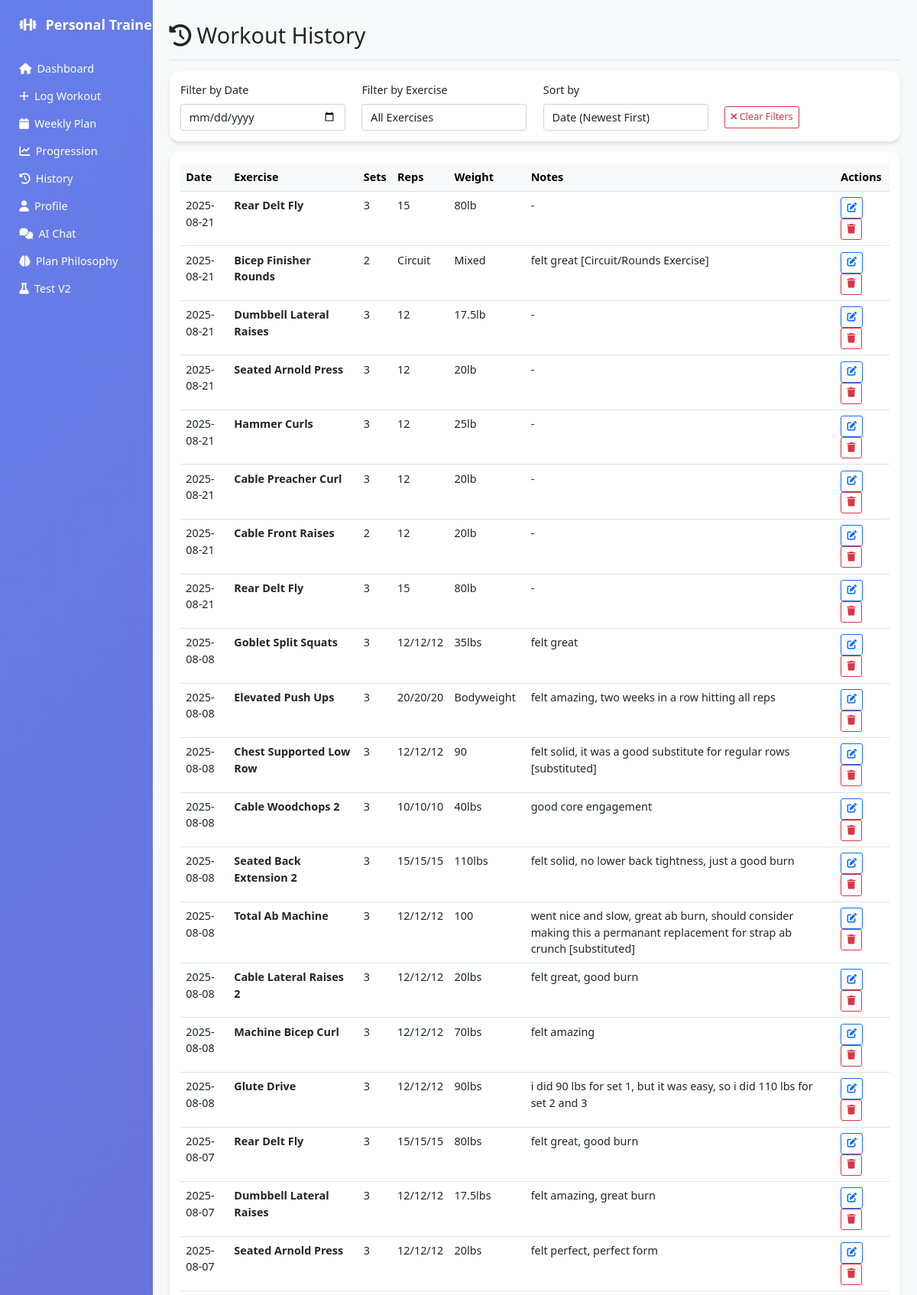
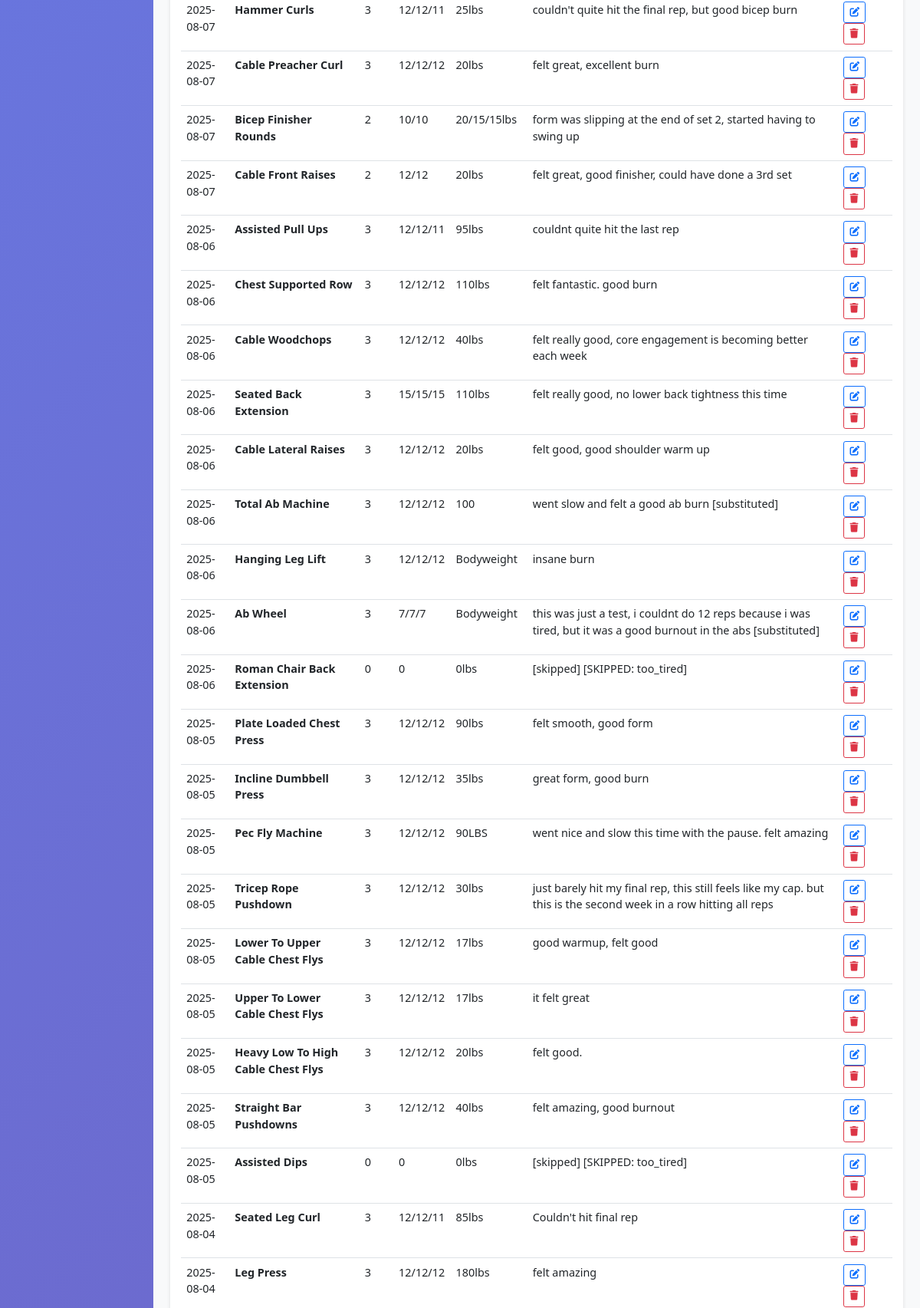
The app's page /history (upper part) with its own data (2 pictures, top to bottom).
### tables this page shows
CREATE TABLE workouts (
    id INTEGER PRIMARY KEY AUTOINCREMENT,
    exercise_name TEXT,
    sets INTEGER,
    reps TEXT,
    weight TEXT,
    date_logged TEXT,
    notes TEXT
, substitution_reason TEXT, performance_context TEXT, environmental_factors TEXT, difficulty_rating INTEGER, gym_location TEXT, progression_notes TEXT, day_completed BOOLEAN DEFAULT FALSE, complex_exercise_data TEXT);

### app.py (the view)
@app.route('/history')
def history():
    conn = sqlite3.connect('workout_logs.db')
    cursor = conn.cursor()
    try:
        cursor.execute('SELECT exercise_name, sets, reps, weight, date_logged, notes, id FROM workouts ORDER BY date_logged DESC')
        workouts = cursor.fetchall()
    except sqlite3.OperationalError as e:
        print(f"Error fetching workout history: {e}")
        workouts = []
    conn.close()
    return render_template('history.html', workouts=workouts)

### templates/history.html (shortened to what this page needs)
{% extends "base.html" %}
{% block content %}
<div class="d-flex justify-content-between flex-wrap flex-md-nowrap align-items-center pt-3 pb-2 mb-3 border-bottom">
    <h1 class="h2"><i class="fas fa-history me-2"></i>Workout History</h1>
</div>
<div class="card mb-3">
    <div class="card-body">
        <div class="row align-items-center">
            <div class="col-md-3">
                <label for="dateFilter" class="form-label">Filter by Date</label>
                <input type="date" class="form-control" id="dateFilter" onchange="filterWorkouts()">
            </div>
            <div class="col-md-3">
                <label for="exerciseFilter" class="form-label">Filter by Exercise</label>
                <select class="form-control" id="exerciseFilter" onchange="filterWorkouts()">
                    <option value="">All Exercises</option>
                    {% set exercises = workouts | map(attribute=0) | list | unique %}
                </select>
            </div>
            <div class="col-md-3">
                <label for="sortBy" class="form-label">Sort by</label>
                <select class="form-control" id="sortBy" onchange="sortWorkouts()">
                    <option value="date-desc">Date (Newest First)</option>
                </select>
            </div>
            <div class="col-md-3">
                <label class="form-label">&nbsp;</label>
                <div>
                    <button class="btn btn-outline-danger btn-sm" onclick="clearFilters()">
                        <i class="fas fa-times me-1"></i>Clear Filters
                    </button>
                </div>
            </div>
        </div>
    </div>
</div>
<div class="card">
    <div class="card-body">
        {% if workouts %}
            <div class="table-responsive">
                <table class="table table-hover" id="workoutsTable">
                    <thead class="table-light">
                        <tr>
                            <th>Date</th>
                            <th>Exercise</th>
                            <th>Sets</th>
                            <th>Reps</th>
                            <th>Weight</th>
                            <th>Notes</th>
                            <th>Actions</th>
                        </tr>
                    </thead>
                    <tbody>
                        {% for workout in workouts %}
                            {% set exercise, sets, reps, weight, date, notes, workout_id = workout %}
                            <tr data-workout-id="{{ workout_id }}" data-date="{{ date }}" data-exercise="{{ exercise }}" data-weight="{{ weight }}">
                                <td>{{ date }}</td>
                                <td><strong>{{ exercise.title() }}</strong></td>
                                <td>{{ sets }}</td>
                                <td>{{ reps }}</td>
                                <td>{{ weight }}</td>
                                <td>{{ notes or '-' }}</td>
                                <td>
                                    <button class="btn btn-sm btn-outline-primary me-1" onclick="editWorkout({{ workout_id }}, '{{ exercise }}', {{ sets }}, '{{ reps }}', '{{ weight }}', '{{ notes or '' }}', '{{ date }}')" title="Edit">
                                        <i class="fas fa-edit"></i>
                                    </button>
                                    <button class="btn btn-sm btn-outline-danger" onclick="deleteWorkout({{ workout_id }}, '{{ exercise }}', '{{ date }}')" title="Delete">
                                        <i class="fas fa-trash"></i>
                                    </button>
                                </td>
                            </tr>
                        {% endfor %}
                    </tbody>
                </table>
            </div>
        {% else %}
            <div class="text-center py-5">
                <i class="fas fa-dumbbell fa-3x text-muted mb-3"></i>
                <h5>No workouts logged yet</h5>
                <p class="text-muted">Start by <a href="{{ url_for('log_workout') }}">logging your first workout</a>!</p>
            </div>
        {% endif %}
    </div>
</div>
{% endblock %}

### templates/base.html (style rules this page uses)
body { zoom: 0.9; transform-origin: top left; }
.card { border: none; border-radius: 15px; box-shadow: 0 4px 6px rgba(0, 0, 0, 0.1); }

### records on screen
workouts: date_logged "2025-08-21", title "Rear Delt Fly", sets "3", reps "15", weight "80lb", notes "-"
workouts: date_logged "2025-08-21", title "Bicep Finisher Rounds", sets "2", reps "Circuit", weight "Mixed", notes "felt great [Circuit/Rounds Exercise]"
workouts: date_logged "2025-08-21", title "Dumbbell Lateral Raises", sets "3", reps "12", weight "17.5lb", notes "-"
workouts: date_logged "2025-08-21", title "Seated Arnold Press", sets "3", reps "12", weight "20lb", notes "-"
workouts: date_logged "2025-08-21", title "Hammer Curls", sets "3", reps "12", weight "25lb", notes "-"
workouts: date_logged "2025-08-21", title "Cable Preacher Curl", sets "3", reps "12", weight "20lb", notes "-"
workouts: date_logged "2025-08-21", title "Cable Front Raises", sets "2", reps "12", weight "20lb", notes "-"
workouts: date_logged "2025-08-21", title "Rear Delt Fly", sets "3", reps "15", weight "80lb", notes "-"
workouts: date_logged "2025-08-08", title "Goblet Split Squats", sets "3", reps "12/12/12", weight "35lbs", notes "felt great"
workouts: date_logged "2025-08-08", title "Elevated Push Ups", sets "3", reps "20/20/20", weight "Bodyweight", notes "felt amazing, two weeks in a row hitting all reps"
workouts: date_logged "2025-08-08", title "Chest Supported Low Row", sets "3", reps "12/12/12", weight "90", notes "felt solid, it was a good substitute for regular rows [substituted]"
workouts: date_logged "2025-08-08", title "Cable Woodchops 2", sets "3", reps "10/10/10", weight "40lbs", notes "good core engagement"
workouts: date_logged "2025-08-08", title "Seated Back Extension 2", sets "3", reps "15/15/15", weight "110lbs", notes "felt solid, no lower back tightness, just a good burn"
workouts: date_logged "2025-08-08", title "Total Ab Machine", sets "3", reps "12/12/12", weight "100", notes "went nice and slow, great ab burn, should consider making this a permanant replacement for strap ab crunch [substituted]"
workouts: date_logged "2025-08-08", title "Cable Lateral Raises 2", sets "3", reps "12/12/12", weight "20lbs", notes "felt great, good burn"
workouts: date_logged "2025-08-08", title "Machine Bicep Curl", sets "3", reps "12/12/12", weight "70lbs", notes "felt amazing"
workouts: date_logged "2025-08-08", title "Glute Drive", sets "3", reps "12/12/12", weight "90lbs", notes "i did 90 lbs for set 1, but it was easy, so i did 110 lbs for set 2 and 3"
workouts: date_logged "2025-08-07", title "Rear Delt Fly", sets "3", reps "15/15/15", weight "80lbs", notes "felt great, good burn"
workouts: date_logged "2025-08-07", title "Dumbbell Lateral Raises", sets "3", reps "12/12/12", weight "17.5lbs", notes "felt amazing, great burn"
workouts: date_logged "2025-08-07", title "Seated Arnold Press", sets "3", reps "12/12/12", weight "20lbs", notes "felt perfect, perfect form"
workouts: date_logged "2025-08-07", title "Hammer Curls", sets "3", reps "12/12/11", weight "25lbs", notes "couldn't quite hit the final rep, but good bicep burn"
workouts: date_logged "2025-08-07", title "Cable Preacher Curl", sets "3", reps "12/12/12", weight "20lbs", notes "felt great, excellent burn"
workouts: date_logged "2025-08-07", title "Bicep Finisher Rounds", sets "2", reps "10/10", weight "20/15/15lbs", notes "form was slipping at the end of set 2, started having to swing up"
workouts: date_logged "2025-08-07", title "Cable Front Raises", sets "2", reps "12/12", weight "20lbs", notes "felt great, good finisher, could have done a 3rd set"
workouts: date_logged "2025-08-06", title "Assisted Pull Ups", sets "3", reps "12/12/11", weight "95lbs", notes "couldnt quite hit the last rep"
workouts: date_logged "2025-08-06", title "Chest Supported Row", sets "3", reps "12/12/12", weight "110lbs", notes "felt fantastic. good burn"
workouts: date_logged "2025-08-06", title "Cable Woodchops", sets "3", reps "12/12/12", weight "40lbs", notes "felt really good, core engagement is becoming better each week"
workouts: date_logged "2025-08-06", title "Seated Back Extension", sets "3", reps "15/15/15", weight "110lbs", notes "felt really good, no lower back tightness this time"
workouts: date_logged "2025-08-06", title "Cable Lateral Raises", sets "3", reps "12/12/12", weight "20lbs", notes "felt good, good shoulder warm up"
workouts: date_logged "2025-08-06", title "Total Ab Machine", sets "3", reps "12/12/12", weight "100", notes "went slow and felt a good ab burn [substituted]"
workouts: date_logged "2025-08-06", title "Hanging Leg Lift", sets "3", reps "12/12/12", weight "Bodyweight", notes "insane burn"
workouts: date_logged "2025-08-06", title "Ab Wheel", sets "3", reps "7/7/7", weight "Bodyweight", notes "this was just a test, i couldnt do 12 reps because i was tired, but it was a good burnout in the abs [substituted]"
workouts: date_logged "2025-08-06", title "Roman Chair Back Extension", sets "0", reps "0", weight "0lbs", notes "[skipped] [SKIPPED: too_tired]"
workouts: date_logged "2025-08-05", title "Plate Loaded Chest Press", sets "3", reps "12/12/12", weight "90lbs", notes "felt smooth, good form"
workouts: date_logged "2025-08-05", title "Incline Dumbbell Press", sets "3", reps "12/12/12", weight "35lbs", notes "great form, good burn"
workouts: date_logged "2025-08-05", title "Pec Fly Machine", sets "3", reps "12/12/12", weight "90LBS", notes "went nice and slow this time with the pause. felt amazing"
workouts: date_logged "2025-08-05", title "Tricep Rope Pushdown", sets "3", reps "12/12/12", weight "30lbs", notes "just barely hit my final rep, this still feels like my cap. but this is the second week in a row hitting all reps"
workouts: date_logged "2025-08-05", title "Lower To Upper Cable Chest Flys", sets "3", reps "12/12/12", weight "17lbs", notes "good warmup, felt good"
workouts: date_logged "2025-08-05", title "Upper To Lower Cable Chest Flys", sets "3", reps "12/12/12", weight "17lbs", notes "it felt great"
workouts: date_logged "2025-08-05", title "Heavy Low To High Cable Chest Flys", sets "3", reps "12/12/12", weight "20lbs", notes "felt good."
workouts: date_logged "2025-08-05", title "Straight Bar Pushdowns", sets "3", reps "12/12/12", weight "40lbs", notes "felt amazing, good burnout"
workouts: date_logged "2025-08-05", title "Assisted Dips", sets "0", reps "0", weight "0lbs", notes "[skipped] [SKIPPED: too_tired]"
workouts: date_logged "2025-08-04", title "Seated Leg Curl", sets "3", reps "12/12/11", weight "85lbs", notes "Couldn't hit final rep"
workouts: date_logged "2025-08-04", title "Leg Press", sets "3", reps "12/12/12", weight "180lbs", notes "felt amazing"
